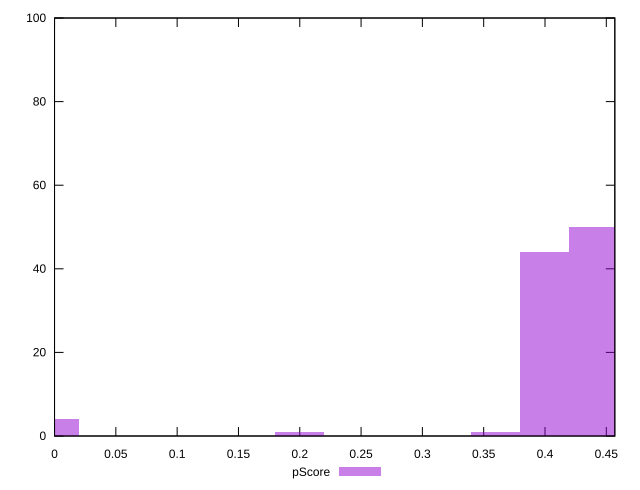

Generate this figure with gnuplot:
reset

$pScore <<EOF
0.3596689453138785 1
0.43959537760585143 50
0.39963216145986497 44
0 4
0.19981608072993248 1
EOF

set key outside below
set boxwidth 0.039963216145986497
set xrange [0:0.45694117647058824]
set yrange [0:100]
set trange [0:100]
set style fill transparent solid 0.5 noborder
set terminal svg size 640, 490 enhanced background rgb 'white'
set output "reprap/render-blocking-resources/samples/pages+cached+noexternal+nomedia+nocss/pScore/histogram.svg"

plot $pScore title "pScore" with boxes

reset
